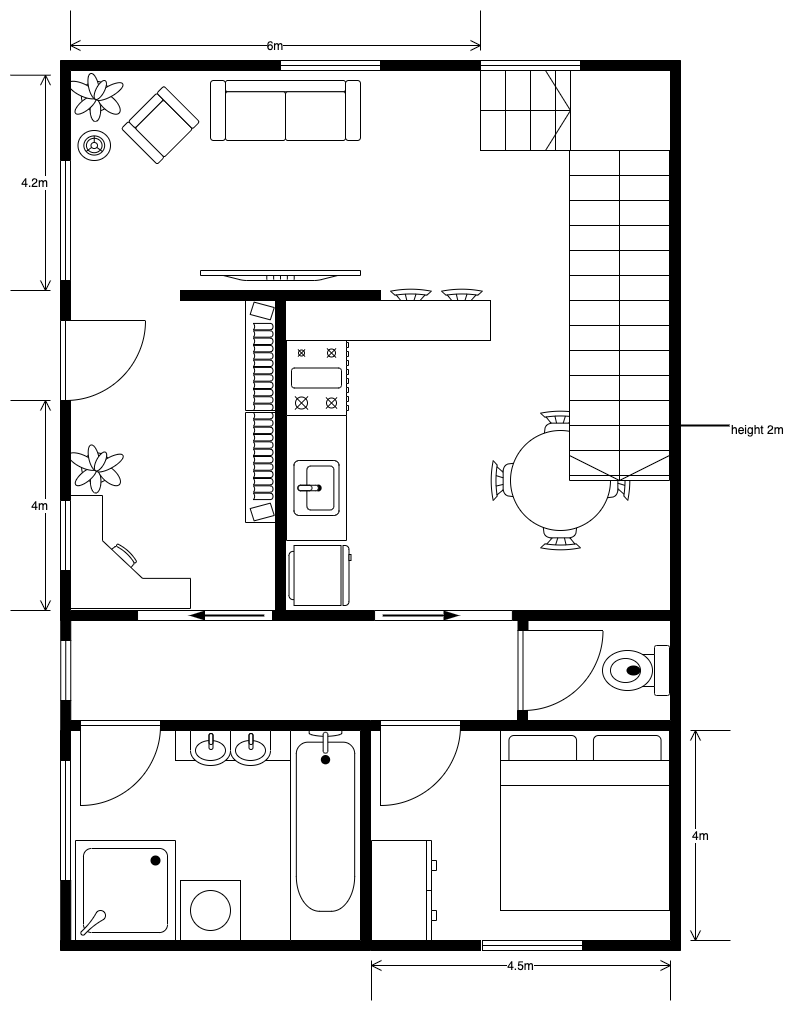
#> input picture demos/bolster/floorplan/floorplan.png, 795 x 1011 px
$ jupyter execute sqft.ipynb
#> lines starting #> are read from the running program, lines starting #| are printed output that depends on the picture; after the words box and inside, x2 and y2 are one past the last pixel; in counts of white or black regions, pixels touching at a corner belong together; long printed decimals are rounded
[cell 1]
import cv2
import numpy as np

def load_and_preprocess_image(path):
    # Load image
#> called with path = 'floorplan.png'
    image = cv2.imread(path)
#> image is the input picture: shape (1011, 795, 3); min 0, max 255, mean 235.1
    # Convert to grayscale
    gray = cv2.cvtColor(image, cv2.COLOR_BGR2GRAY)
    # Apply Gaussian Blur
    blur = cv2.GaussianBlur(gray, (5, 5), 0)
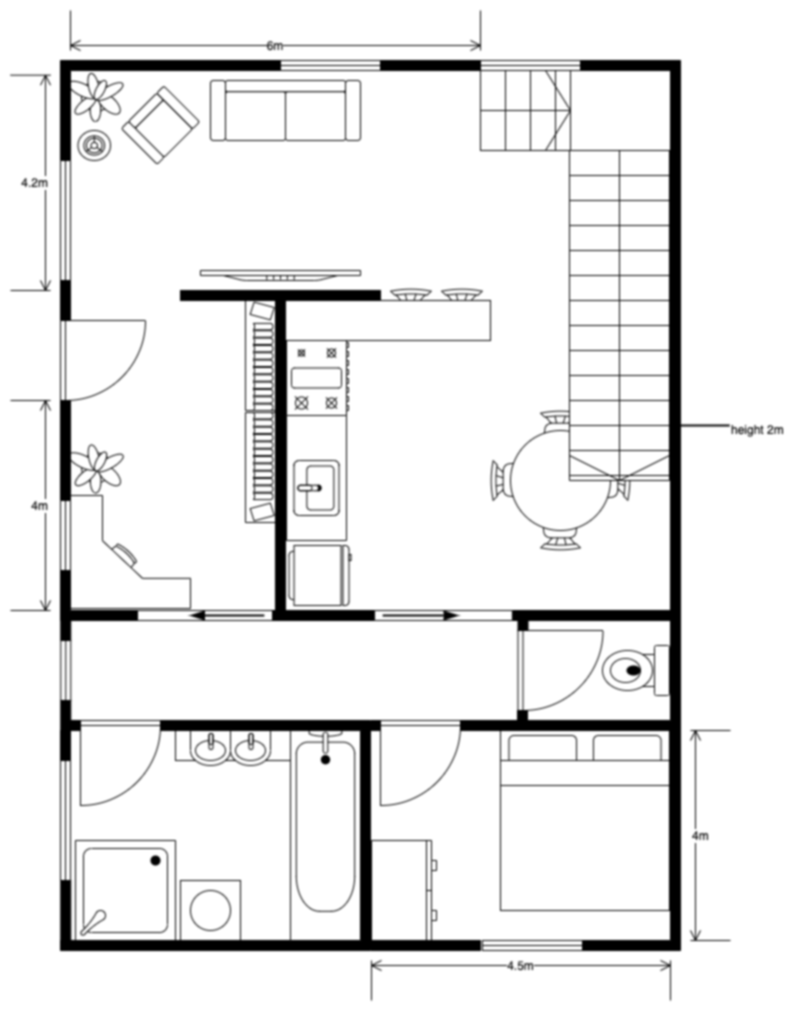
#> blur: shape (1011, 795); min 0, max 255, mean 235
    return blur

def detect_edges(image):
    # Canny edge detection
    edges = cv2.Canny(image, 50, 150)
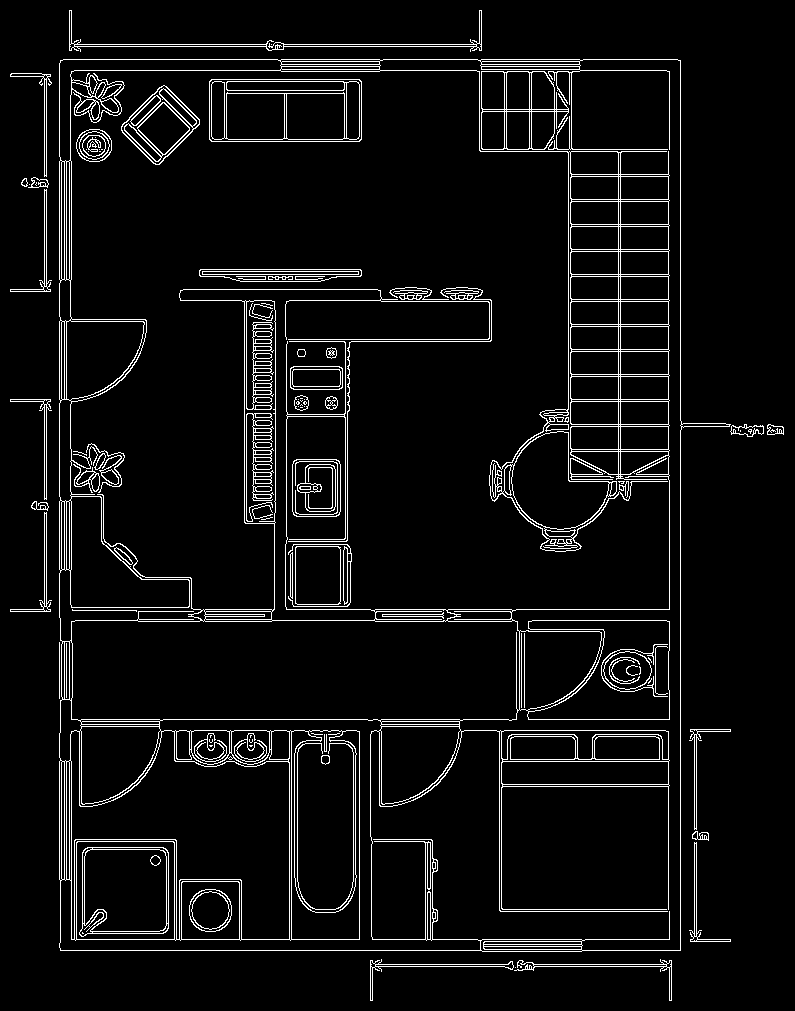
#> edges: shape (1011, 795); 5.7% white in thin lines or dots
    return edges

def find_and_draw_contours(image):
    # Find contours
    contours, _ = cv2.findContours(image, cv2.RETR_EXTERNAL, cv2.CHAIN_APPROX_SIMPLE)
#> contours = 20 contours, 4 with area under 20; largest, box (x1, y1, x2, y2) and area: (59, 59, 731, 952) 553270, (69, 10, 482, 52) 987, (370, 959, 514, 1001) 399, (514, 959, 672, 1001) 393, (10, 73, 52, 177) 322
    # Draw contours
    contour_img = cv2.drawContours(np.zeros_like(image), contours, -1, (255, 0, 0), 2)
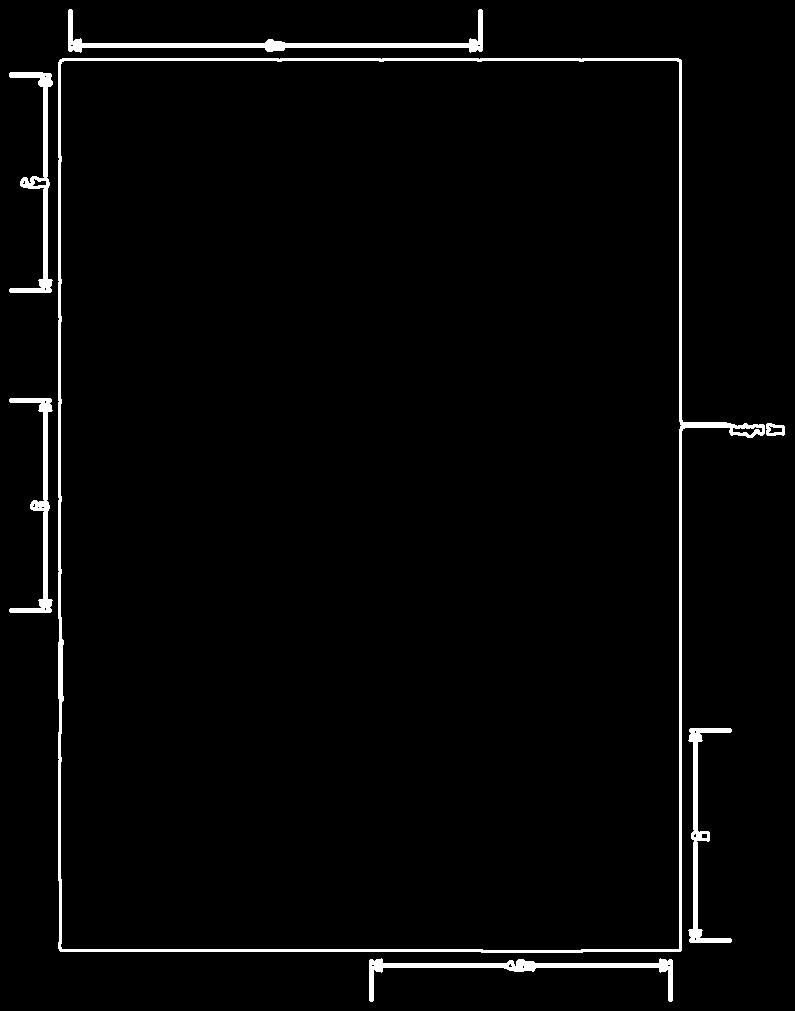
#> contour_img: shape (1011, 795); 2.5% white; 7 white regions
    return contours, contour_img

def calculate_area(contours, scale):
    total_area = 0
    for contour in contours:
        area = cv2.contourArea(contour)
        real_area = area * (scale ** 2)  # Convert from pixel^2 to real world units^2
        total_area += real_area
    return total_area

# Main execution
if __name__ == "__main__":
    image = load_and_preprocess_image('floorplan.png')
    edges = detect_edges(image)
    contours, contour_image = find_and_draw_contours(edges)

    # Assume scale is known or calculated elsewhere (e.g., 1 pixel = 0.1 ft)
    scale = 0.1  # example scale
    total_square_footage = calculate_area(contours, scale)
#> the loop in calculate_area, `for contour in contours:` made 20 passes
#> (area, real_area, total_area) on pass 18: (553270.5, 5532.7, 5564.9)
#> after the loop in calculate_area, `for contour in contours:`: total_area = 5574.8
#> total_square_footage = 5574.8

    print(f"Total Square Footage: {total_square_footage} square feet")
#| Total Square Footage: 5574.790 square feet

    # Display the edges and contours
    # cv2.imshow('Edges', edges)
    cv2.imshow('Contours', contour_image)
    cv2.waitKey(0)
    cv2.destroyAllWindows()
